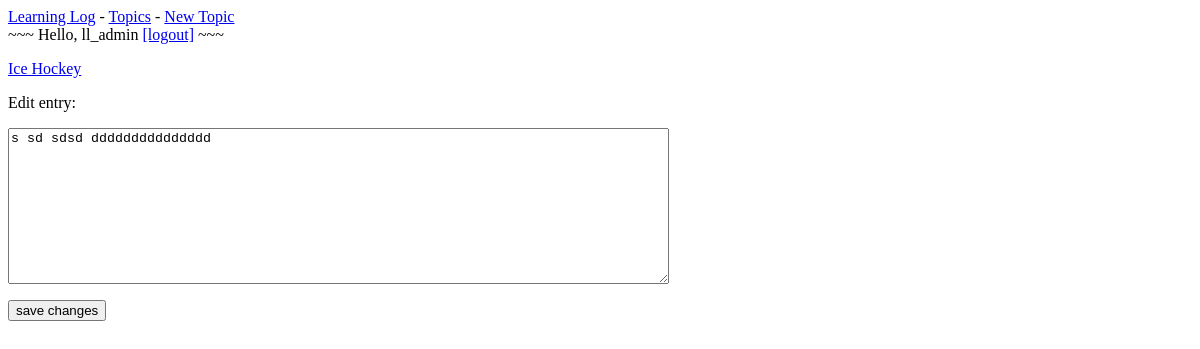
Before: /edit_entry/4/ (signed in) with the older database file.
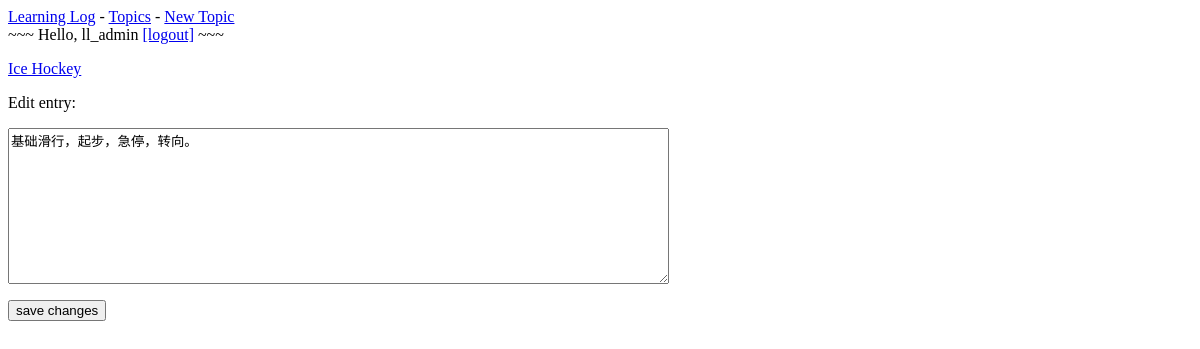
After: the same page with the newer database file.
### learning_logs/models.py (models this page shows, shortened)
class Entry(models.Model):
	topic = models.ForeignKey(Topic, on_delete=models.CASCADE)
	text = models.TextField()
	date_added = models.DateTimeField(auto_now_add=True)
	class Meta:
		verbose_name_plural = 'entries'

### learning_logs/views.py (the view)
# urls.py: url(r'^edit_entry/(?P<entry_id>\d+)/$', views.edit_entry, name='edit_entry'),
@login_required
def edit_entry(request, entry_id):
	entry = Entry.objects.get(id=entry_id)	#获取条目对象
	topic = entry.topic
	if request.method != 'POST':
		form = EntryForm(instance=entry)
	else:
		form = EntryForm(instance=entry, data=request.POST)
		if form.is_valid():	#检查表单有效
			form.save()
			return HttpResponseRedirect(reverse('learning_logs:topic', args=[topic.id]))
	context = {'entry':entry, 'topic':topic, 'form':form}
	return render(request, 'learning_logs/edit_entry.html', context)

### learning_logs/forms.py
class EntryForm(forms.ModelForm):
	class Meta:
		model = Entry
		fields = ['text']
		labels = {'text': ''}
		widgets = {'text': forms.Textarea(attrs={'cols':80})}

### learning_logs/models.py (called while the page is built)
	def __str__(self):
		return self.text

### learning_logs/templates/learning_logs/edit_entry.html (shortened to what this page needs)
{% extends "learning_logs/base.html" %}
{% block content %}
<p><a href="{% url 'learning_logs:topic' topic.id %}">{{ topic }}</a></p>
<p>Edit entry:</p>
<form action="{% url 'learning_logs:edit_entry' entry.id %}" method='post'>
  {{ form.as_p }}
  <button name="submit">save changes</button>
</form>
{% endblock content %}

Changed rows visible on the page:
changed Entry: text "s sd sdsd ddddddddddddddd" → "基础滑行，起步，急停，转向。"
